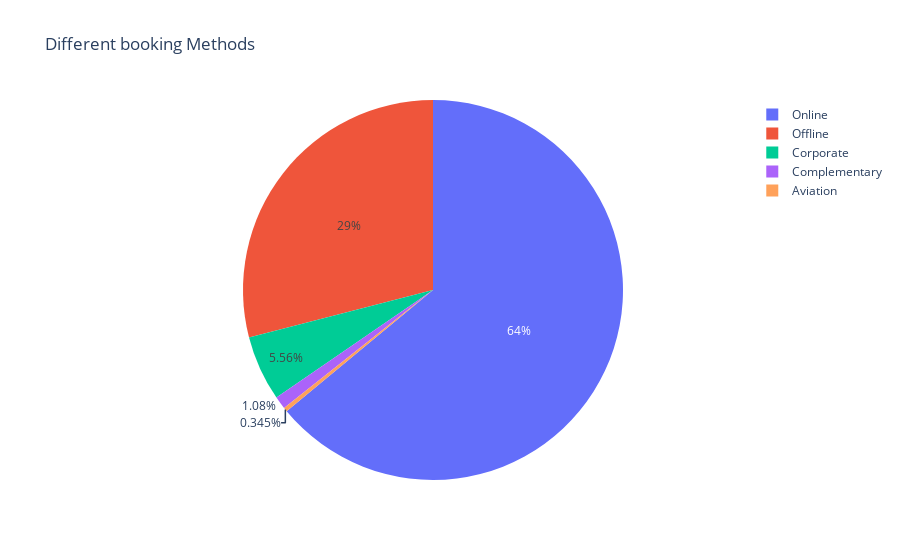

Source (notebook cell):
### Markdown cell above
Let us Now calculate which Booking Method is preferred the most

### Code cell
new_df = df.groupby('market_segment_type').agg({'Booking_ID':'count'}).reset_index()
new_df = new_df.rename(columns={'market_segment_type':'Booking Method','Booking_ID':'Booking Count'})
new_df.head()
pie_fig = px.pie(new_df, values='Booking Count', names='Booking Method', title='Different booking Methods')
pie_fig.show()

### Figure 1 — Plotly figure (JSON) as saved in the notebook; plotly's stock layout.template omitted (floating-point values rounded to 4 significant figures)
{"data": [{"domain": {"x": [0, 1], "y": [0, 1]}, "hovertemplate": "Booking Method=%{label}<br>Booking Count=%{value}<extra></extra>", "labels": ["Aviation", "Complementary", "Corporate", "Offline", "Online"], "legendgroup": "", "name": "", "showlegend": true, "type": "pie", "values": [125, 391, 2017, 10528, 23214]}], "layout": {"legend": {"tracegroupgap": 0}, "title": {"text": "Different booking Methods"}}}
